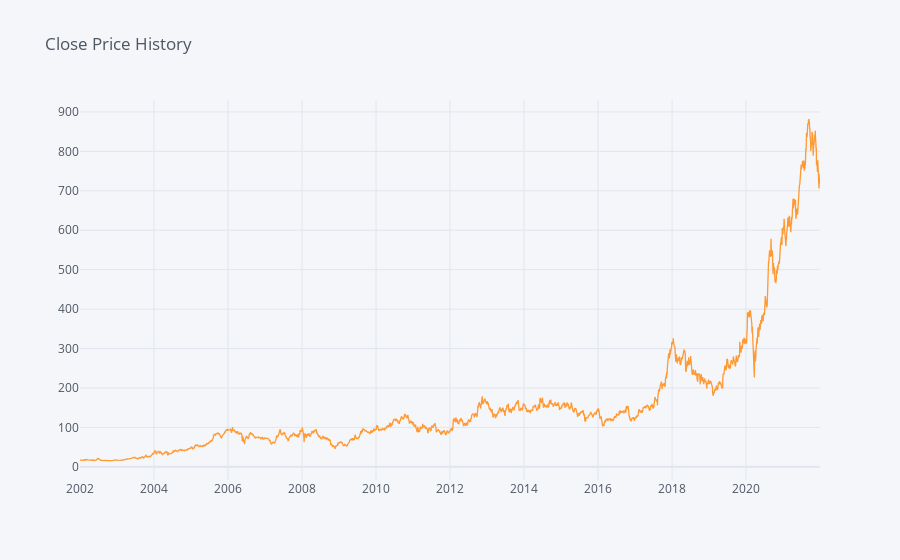

Notebook code for this chart:
### Code cell
Tata_df['Close'].iplot(kind = 'line',title = 'Close Price History')

### Figure 1 — Plotly figure (JSON) as saved in the notebook; plotly's stock layout.template omitted (floating-point values rounded to 4 significant figures; data arrays with more than 128 entries replaced by an {"elided": "..."} marker saying what was removed)
{"data": [{"line": {"color": "rgba(255, 153, 51, 1.0)", "dash": "solid", "shape": "linear", "width": 1.3}, "mode": "lines", "name": "Close", "text": "", "type": "scatter", "x": {"elided": "4976 str values"}, "y": {"elided": "4976 float values"}}], "layout": {"legend": {"bgcolor": "#F5F6F9", "font": {"color": "#4D5663"}}, "paper_bgcolor": "#F5F6F9", "plot_bgcolor": "#F5F6F9", "title": {"font": {"color": "#4D5663"}, "text": "Close Price History"}, "xaxis": {"gridcolor": "#E1E5ED", "showgrid": true, "tickfont": {"color": "#4D5663"}, "title": {"font": {"color": "#4D5663"}, "text": ""}, "zerolinecolor": "#E1E5ED"}, "yaxis": {"gridcolor": "#E1E5ED", "showgrid": true, "tickfont": {"color": "#4D5663"}, "title": {"font": {"color": "#4D5663"}, "text": ""}, "zerolinecolor": "#E1E5ED"}}}
